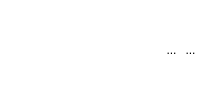
                           <widget class="QFrame" name="frame_55">
                            <property name="sizePolicy">
                             <sizepolicy hsizetype="Preferred" vsizetype="Fixed">
                              <horstretch>0</horstretch>
                              <verstretch>0</verstretch>
                             </sizepolicy>
                            </property>
                            <property name="styleSheet">
                             <string notr="true">background:transparent;
border:none;</string>
                            </property>
                            <property name="frameShape">
                             <enum>QFrame::StyledPanel</enum>
                            </property>
                            <property name="frameShadow">
                             <enum>QFrame::Raised</enum>
                            </property>
                            <layout class="QHBoxLayout" name="horizontalLayout_57">
                             <property name="spacing">
                              <number>0</number>
                             </property>
                             <property name="leftMargin">
                              <number>0</number>
                             </property>
                             <property name="topMargin">
                              <number>0</number>
                             </property>
                             <property name="rightMargin">
                              <number>0</number>
                             </property>
                             <property name="bottomMargin">
                              <number>0</number>
                             </property>
                             <item alignment="Qt::AlignRight">
                              <widget class="QFrame" name="frame_57">
                               <property name="styleSheet">
                                <string notr="true">background:transparent;</string>
                               </property>
                               <property name="frameShape">
                                <enum>QFrame::StyledPanel</enum>
                               </property>
                               <property name="frameShadow">
                                <enum>QFrame::Raised</enum>
                               </property>
                               <layout class="QHBoxLayout" name="horizontalLayout_58">
                                <property name="spacing">
                                 <number>0</number>
                                </property>
                                <property name="leftMargin">
                                 <number>0</number>
                                </property>
                                <property name="topMargin">
                                 <number>0</number>
                                </property>
                                <property name="rightMargin">
                                 <number>0</number>
                                </property>
                                <property name="bottomMargin">
                                 <number>0</number>
                                </property>
                                <item>
                                 <widget class="QToolButton" name="petProfileEditBtn">
                                  <property name="styleSheet">
                                   <string notr="true">background:transparent;</string>
                                  </property>
                                  <property name="text">
                                   <string>...</string>
                                  </property>
                                  <property name="icon">
                                   <iconset resource="resource.qrc">
                                    <normaloff>:/Icons/Icons/UpdateIcon.png</normaloff>:/Icons/Icons/UpdateIcon.png</iconset>
                                  </property>
                                  <property name="iconSize">
                                   <size>
                                    <width>25</width>
                                    <height>25</height>
                                   </size>
                                  </property>
                                 </widget>
                                </item>
                                <item>
                                 <widget class="QToolButton" name="petProfileDeleteBtn">
                                  <property name="styleSheet">
                                   <string notr="true">background:transparent;</string>
                                  </property>
                                  <property name="text">
                                   <string>...</string>
                                  </property>
                                  <property name="icon">
                                   <iconset resource="resource.qrc">
                                    <normaloff>:/Icons/Icons/delete.png</normaloff>:/Icons/Icons/delete.png</iconset>
                                  </property>
                                  <property name="iconSize">
                                   <size>
                                    <width>25</width>
                                    <height>25</height>
                                   </size>
                                  </property>
                                 </widget>
                                </item>
                               </layout>
                              </widget>
                             </item>
                            </layout>
                           </widget>
